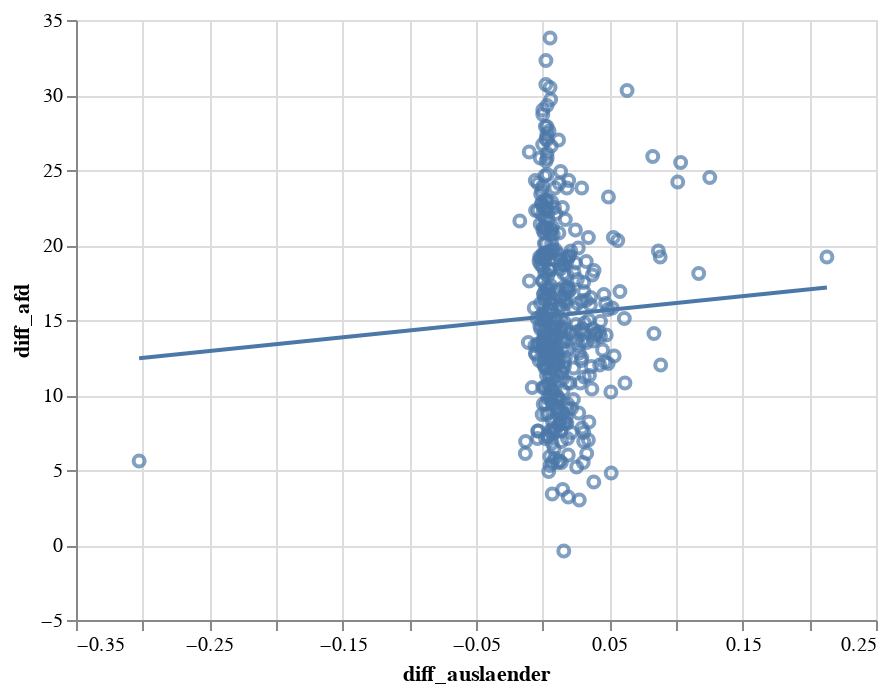

The notebook cell saved with this chart:
### Code cell
charts=alt.Chart().mark_point().encode(
    x='diff_auslaender',
    y='diff_afd',
     tooltip="Name_",
)
bakedchart=charts + charts.transform_regression('diff_auslaender','diff_afd').mark_line()


result=(scipy.stats.linregress(correl["diff_auslaender"], correl["diff_afd"]))
print(result.pvalue)
print(result.rvalue**2)

combined = alt.layer(charts + charts.transform_regression('diff_auslaender','diff_afd').mark_line(), data=correl)
combined.display()

### Figure 1 — Vega-Lite specification as saved in the notebook (floating-point values rounded to 4 significant figures; data arrays with more than 128 entries replaced by an {"elided": "..."} marker saying what was removed)
{"config": {"view": {"continuousWidth": 400, "continuousHeight": 300}}, "layer": [{"layer": [{"mark": "point", "encoding": {"tooltip": {"type": "nominal", "field": "Name_"}, "x": {"type": "quantitative", "field": "diff_auslaender"}, "y": {"type": "quantitative", "field": "diff_afd"}}}, {"mark": "line", "encoding": {"tooltip": {"type": "nominal", "field": "Name_"}, "x": {"type": "quantitative", "field": "diff_auslaender"}, "y": {"type": "quantitative", "field": "diff_afd"}}, "transform": [{"on": "diff_auslaender", "regression": "diff_afd"}]}]}], "data": {"name": "data-14bbad3ffa7859ef7bf066c9335b2815"}, "$schema": "https://vega.github.io/schema/vega-lite/v4.0.0.json", "datasets": {"data-14bbad3ffa7859ef7bf066c9335b2815": {"elided": "401 records"}}}
